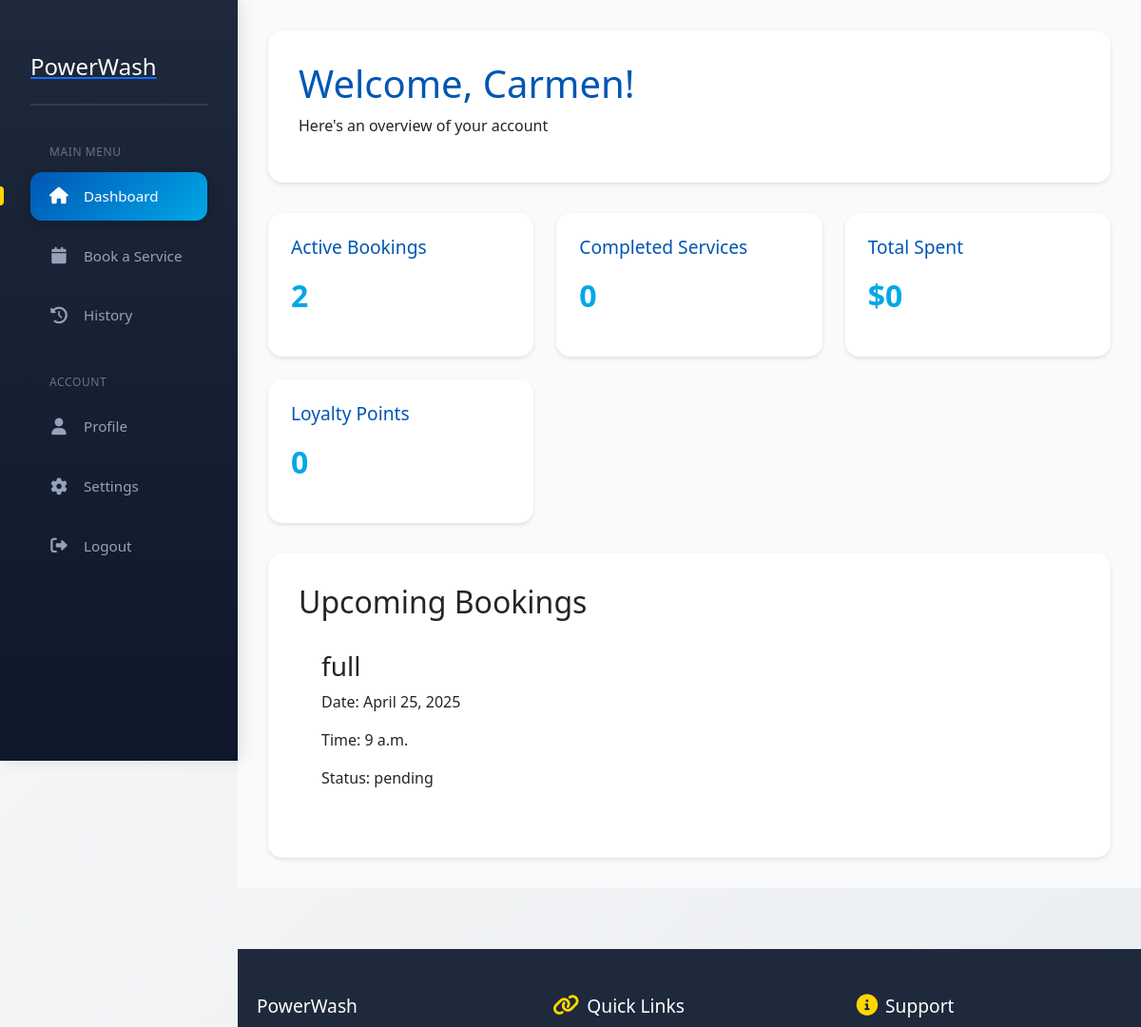
The app's page /dashboard/ (signed in, upper part), older data.
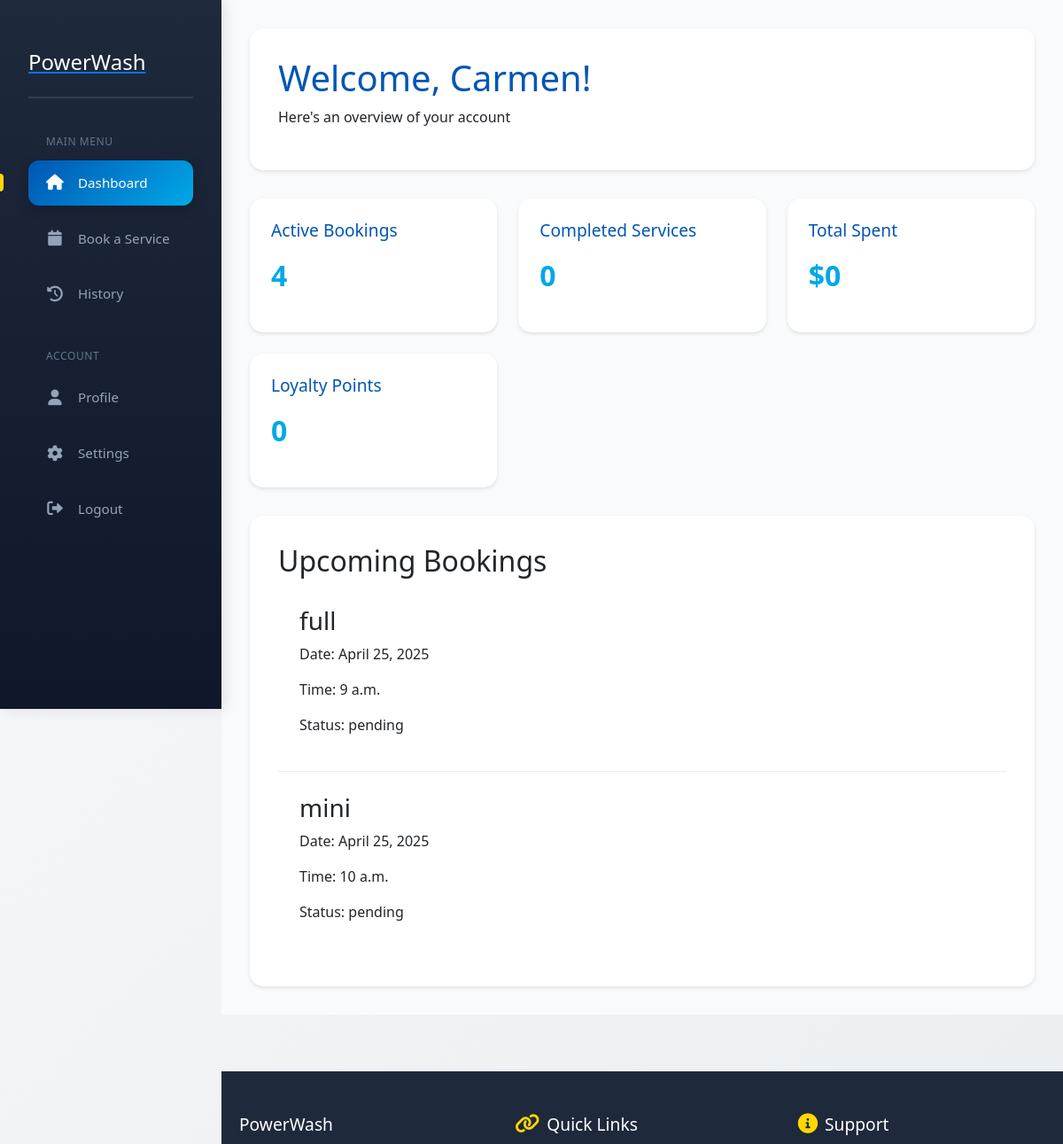
The same page, newer data.
### powerwash/models.py (models this page shows, shortened)
class Booking(models.Model):
    SERVICE_CHOICES = [
        ('mini', 'Mini Valet'),
        ('full', 'Full Valet'),
        ('premium', 'Premium Detail')
    ]
    VEHICLE_CHOICES = [
        ('sedan', 'Sedan'),
        ('suv', 'SUV'),
        ('truck', 'Truck'),
        ('van', 'Van')
    ]
    STATUS_CHOICES = [
        ('pending', 'Pending'),
        ('confirmed', 'Confirmed'),
        ('completed', 'Completed'),
        ('cancelled', 'Cancelled')
    ]
    user = models.ForeignKey(User, on_delete=models.CASCADE)
    service_type = models.CharField(max_length=20, choices=SERVICE_CHOICES)
    vehicle_type = models.CharField(max_length=20, choices=VEHICLE_CHOICES)
    date = models.DateField()
    time = models.TimeField()
    special_requests = models.TextField(blank=True, null=True)
    status = models.CharField(max_length=20, choices=STATUS_CHOICES, default='pending')
    created_at = models.DateTimeField(auto_now_add=True)
    class Meta:
        ordering = ['-date', '-time']

### powerwash/views.py (the view, shortened to what this page needs)
# urls.py: path('dashboard/', views.customer_dashboard, name='customer_dashboard'),
@login_required
def customer_dashboard(request):
    user = request.user
    bookings = Booking.objects.filter(user=user)
    active_bookings_count = bookings.filter(status__in=['pending', 'confirmed']).count()
    completed_services_count = bookings.filter(status='completed').count()
    total_spent = 0
    loyalty_points = int(total_spent // 10)
    upcoming_bookings = bookings.filter(
        status__in=['pending', 'confirmed'],
        date__gte=timezone.now().date()
    ).order_by('date', 'time')[:5]
    context = {
        'user': user,
        'active_bookings_count': active_bookings_count,
        'completed_services_count': completed_services_count,
        'total_spent': round(total_spent, 2),
        'loyalty_points': loyalty_points,
        'upcoming_bookings': upcoming_bookings,
    }
    return render(request, 'dashboard/customer_dashboard.html', context)

### powerwash/templates/dashboard/customer_dashboard.html (shortened to what the changed rows need)
<!DOCTYPE html>
<html lang="en">
<head>
    {% load static %}
    <link rel="stylesheet" href="https://cdnjs.cloudflare.com/ajax/libs/font-awesome/6.0.0/css/all.min.css">
    <link href="https://cdn.jsdelivr.net/npm/bootstrap@5.3.0/dist/css/bootstrap.min.css" rel="stylesheet">
</head>
<body>
    <div class="dashboard-container">
        <aside class="sidebar">
            <div class="logo-container">
                    <h2>PowerWash</h2>
            </div>
        </aside>
        <main class="main-content">
            <div class="dashboard-header">
                <h1>Welcome, {{ user.first_name }}!</h1>
            </div>
            <div class="stats-grid">
                <div class="stat-card">
                    <h3>Active Bookings</h3>
                    <p class="stat-number">{{ active_bookings_count }}</p>
                </div>
            </div>
            <div class="bookings-list">
                <h2>Upcoming Bookings</h2>
                {% if upcoming_bookings %}
                {% for booking in upcoming_bookings %}
                <div class="booking-item">
                    <h3>{{ booking.service_type }}</h3>
                    <p>Date: {{ booking.date }}</p>
                    <p>Time: {{ booking.time }}</p>
                    <p>Status: {{ booking.status }}</p>
                </div>
                {% endfor %}
                {% else %}
                <p>No upcoming bookings</p>
                {% endif %}
            </div>
        </main>
    </div>
</body>
</html>

Row changes from the older to the newer data that the page shows:
added Booking: service_type "mini", date "April 25, 2025", time "10 a.m.", status "pending"
Text that changed along with them:
{{ active_bookings_count }}: "2" → "4"
